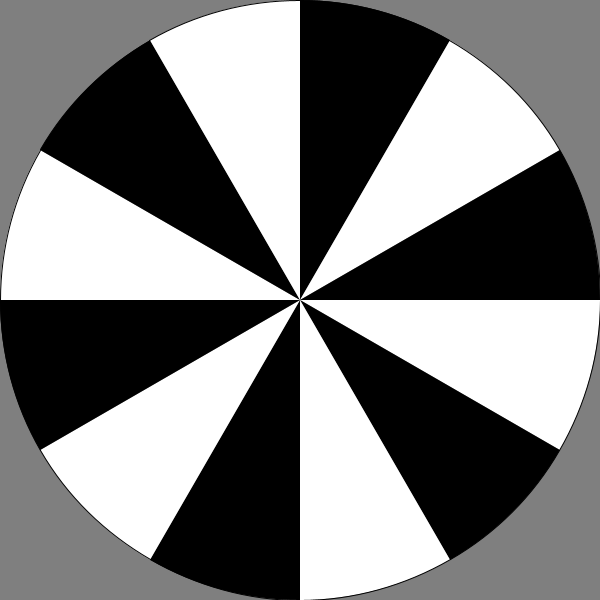
Frame 1 (no input)
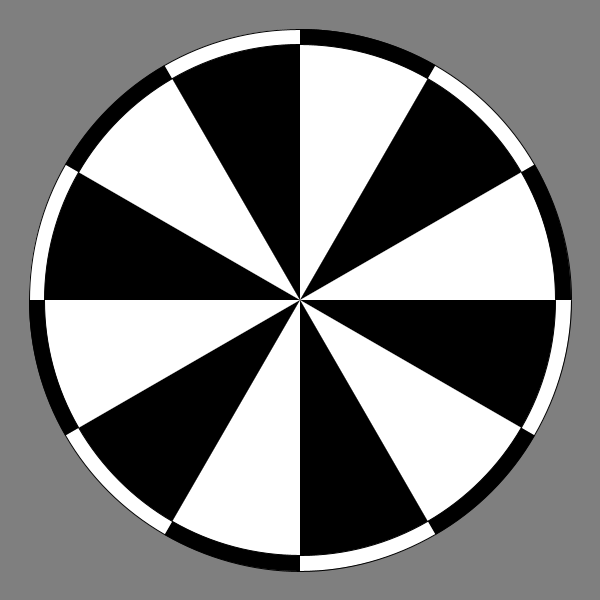
Frame 60 (the mouse pressed at the canvas centre just before this capture)
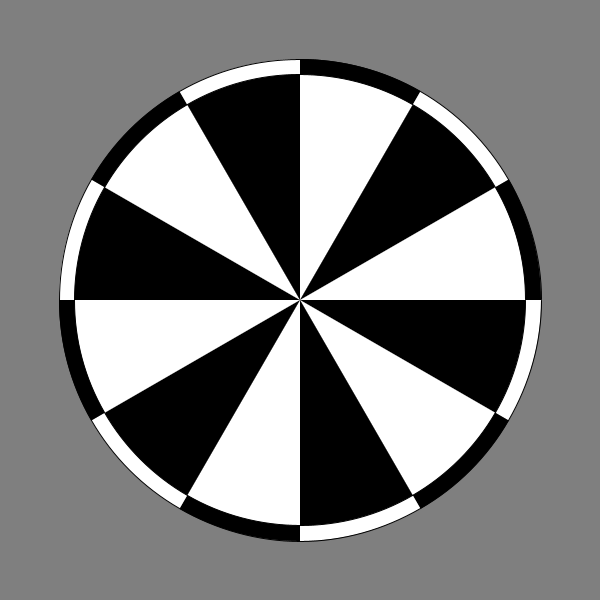
Frame 120 (the mouse held since frame 60 and released just before this capture)

The Processing sketch that drew these frames (run headless with seeded random() and noise(); from frame 60 on, the mouse is pressed at the canvas centre):

// Processing sketch: Waterfall
// ── Waterfall.pde
int radius=600;
float n = PI/6;
boolean change = true;
int d = 0; 
 
void setup(){
  size(600,600);
}
 
void draw(){
  if(d%2==0){
    background(127);
    for(int i=0;i<12;i++){
      if(i%2==0){
        fill(255);
        arc(width/2, width/2, radius, radius, i*n,(i+1)*n);
      }else{
        fill(0);
        arc(width/2, width/2, radius, radius, i*n,(i+1)*n);
      }
    } 
  }else{
    for(int i=0;i<12;i++){
      if(i%2==0){
        fill(0);
        arc(width/2, width/2, radius-30, radius-30, i*n,(i+1)*n);
      }else{
        fill(255);
        arc(width/2, width/2, radius-30, radius-30, i*n,(i+1)*n);
      }
    }
  }
  if(radius>0)radius--;  
  d+=15;
}
